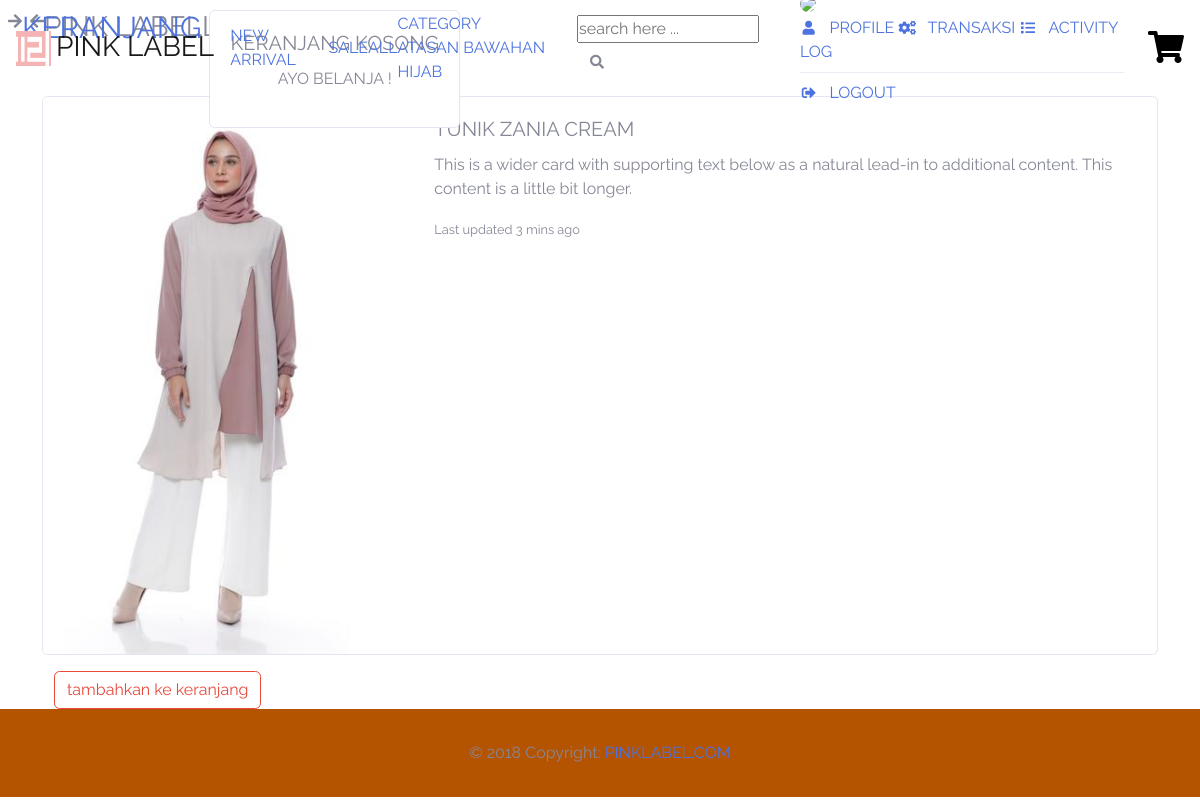
/produk/detail/1, run on the app's committed database.
### tables this page shows
CREATE TABLE `kategori_produk` (
  `id` int(11) NOT NULL,
  `kategori` varchar(128) NOT NULL
);

CREATE TABLE `produk` (
  `id` int(11) NOT NULL,
  `nama` varchar(128) NOT NULL,
  `id_sub_kategori` int(11) NOT NULL,
  `stok` int(11) NOT NULL,
  `harga` int(11) NOT NULL,
  `deskripsi` varchar(1000) NOT NULL,
  `gambar` varchar(128) NOT NULL,
  `sale` int(1) NOT NULL
);

### application/controllers/produk.php (called while the page is built, shortened)
<?php
class Produk extends CI_Controller {
	public function detail($id){
		$this->load->model('User_model','user');
		$data['produk'] = $this->db->get_where('produk', ['id' => $id])->row_array();
		$data['user'] = $this->user->getUser();
		$this->load->view('templates/header', $data);
		$this->load->view('produk/template_produk',$data);
		$this->load->view('templates/footer', $data);
	}
}

### index.php (called while the page is built, shortened)
<?php
require_once BASEPATH.'core/CodeIgniter.php';

### application/views/produk/template_produk.php (the view, shortened to what this page needs)
<section id="atasan" class="pt-5 mt-5 position-relative">
  <div class="container">
      <div class="row">
      <div class="card mb-3">
        <div class="row no-gutters">
          <div class="col-md-4">
            <img src="<?= base_url('assets/img/item/').$produk['gambar']; ?>" class="card-img" alt="...">
          </div>
          <div class="col-md-8">
            <div class="card-body">
              <h5 class="card-title"><?= $produk['nama']; ?></h5>
              <p class="card-text">This is a wider card with supporting text below as a natural lead-in to additional content. This content is a little bit longer.</p>
              <p class="card-text"><small class="text-muted">Last updated 3 mins ago</small></p>
            </div>
          </div>
        </div>
      </div>
      </div>
      <div class="row">
        <div class="col-md-4">
          <form action="<?= base_url('keranjang/tambah/').$produk['id']; ?>" method="post">
            <button type="submit" class="btn btn-outline-danger btn-ker" name="submit">tambahkan ke keranjang</button>
            </form>
        </div>
      </div>
  </div>
</section>

### application/views/templates/header.php (shortened to what this page needs)
<!DOCTYPE html>
<html lang="en">
<head>
  <link href="<?= base_url('assets/'); ?>css/bootstrap.min.css" rel="stylesheet" type="text/css">
  <link href="<?= base_url('assets/'); ?>css/sb-admin-2.min.css" rel="stylesheet" type="text/css">
  <link href="<?= base_url('assets/'); ?>vendor/fontawesome-free/css/all.min.css" rel="stylesheet" type="text/css">
  <link href="<?= base_url('assets/'); ?>css/pinklabel.css" rel="stylesheet" type="text/css">
</head>
<body>
  <nav id="sidebar">
    <div id="dismiss">
        <i class="fas fa-arrow-left"></i>
    </div>
    <div class="sidebar-header">
        <h3>Pink Labell</h3>
    </div>
    <ul class="list-unstyled components">
        <li>
            <a href="#">Beranda</a>
          </li>
        <li>
            <a href="#">Semua Produk</a>
        </li>
        <li>
            <a href="<?= base_url('sale'); ?>">Sale</a>
        </li>
        <li>
            <a href="#pageSubmenu" data-toggle="collapse" aria-expanded="false">Kategori</a>
        </li>
    </ul>
</nav>
<nav id="sidebar2" class="pr-3 pl-2">
    <div id="dismiss2">
        <i class="fas fa-arrow-right"></i>
    </div>
    <div class="sidebar-header">
        <a href="<?= base_url('keranjang'); ?>" class="h3 nav-link-pink" style="font-size: 30px;">KERANJANG</a>
    </div>
    <?php if($user['role_id'] == 3) :?>
    <div class="container mt-4">
      <div class="row justify-content-center">
        <div class="col text-center">
          <p style="color:black">anda belum login</p>
          <a class="nav-link-pink"href="<?php echo base_url('auth') ?>">LOGIN</a>
          <hr>
          <a class="nav-link-pink" href="<?=base_url('auth/register'); ?>">REGISTER</a>
        </div>
      </div>
    </div>
    <?php else: ?>
    <?php $keranjang= $this->db->get_where('keranjang',['id_user' => $user['id']])->result_array(); ?>
     <ul class="list-unstyled components bg-pink">
        <?php if($keranjang): ?>
          <?php
            $total = 0;
          foreach ($keranjang as $ker) {
            $total += $ker['total_harga'];
          }
          ?>
        <li class="ml-2 text-center">
          <div class="card border-checkout mb-3">
          <div class="card-body text-checkout">
            <h5 class="card-title">Total Harga</h5>
            <p class="card-text totalkeranjang">Rp. <?= $total; ?></p>
          </div>
          <div class="card-footer bg-transparent border-checkout"><a href="<?= base_url('checkout'); ?>" class="btn btn-outline-checkout" style="color: black;">checkout</a></div>
        </div>
        </li>
        <?php else: ?>
        <li class="ml-2 text-center">
          <div class="card border-checkout mb-3">
          <div class="card-body text-checkout">
            <h5 class="card-title">Keranjang KOSONG</h5>
            <p>AYO BELANJA !</p>
          </div>
        </div>
        </li>
        <?php endif; ?>
    </ul>
    <?php endif; ?>
</nav>
<div class="wrapper">
  <div id="content">
  <nav class="navbar navbar-expand navbar-light bg-pink mb-4 fixed-top">
    <a class="navbar-brand logo-label-pink mt-1 d-none d-sm-inline-block" href="<?= base_url(); ?>">
      <img class="mb-1 d-none d-md-inline" src="<?= base_url('assets/'); ?>img/bg/logo.png" width="35" height="35" alt="">
      <span class="h3">Pink Label</span>
    </a>
    <a class="nav-link-pink d-none d-xl-inline" href="">New Arrival</a>
    <a class="nav-link-pink d-none d-xl-inline" href="<?= base_url('sale'); ?>">Sale</a>
    <a class="nav-link-pink d-none d-xl-inline" href="<?= base_url('seluruh_koleksi'); ?>">All</a>
    <div class="dropdown-nav-pink d-none d-xl-inline-block position-relative">
      <a class="nav-link-pink" href="<?= base_url('seluruh_koleksi'); ?>">Category</a>
      <div class="dropdown-kategori-pink">
          <?php $kategori = $this->db->get('kategori_produk')->result_array(); ?>
          <?php foreach($kategori as $k): ?>
            <a class="dropdown-item-pink" href="<?= base_url('koleksi/').$k['kategori']; ?>"> <?= $k['kategori']; ?> </a>
          <?php endforeach; ?>
      </div>
    </div>
    <form class="d-inline-block" action="<?php echo base_url('search/all') ?>" method="get">
      <input type="text" name="keyword" class="input-search-pink" placeholder="search here ..." >
      <div class="d-inline-block">
        <button class="btn btn-pink-search" type="submit">
          <i class="fas fa-search fa-sm"></i>
        </button>
      </div>
    </form>
    <?php if($user['role_id'] == 3): ?>
      <a class="nav-link-pink d-none d-xl-inline" href="<?= base_url('auth'); ?>">Login</a>
      <div style="height: 20px;"class="pink-divider mx-0"></div>
      <a class="nav-link-pink d-none d-xl-inline" href="<?= base_url('auth/register'); ?>">Register</a>
    <?php else: ?>
    <div class="dropdown-nav-pink mx-2 d-inline-block position-relative">
      <a href="#" class="dropbtn-pink">
        <img class="img-profile-pink rounded-circle" src="<?= base_url('assets/img/profile/') . $user['gambar']; ?>">
      </a>
      <div class="dropdown-content-pink">
          <a class="dropdown-item-pink" href="#">
            <i class="fas fa-user fa-sm fa-fw mr-2 "></i>
            Profile
          </a>
          <a class="dropdown-item-pink" href="<?php echo base_url('transaksi') ?>">
            <i class="fas fa-cogs fa-sm fa-fw mr-2 "></i>
            transaksi
          </a>
          <a class="dropdown-item-pink" href="#">
            <i class="fas fa-list fa-sm fa-fw mr-2 "></i>
            Activity Log
          </a>
          <div class="dropdown-divider"></div>
          <a class="dropdown-item-pink" href="#" data-toggle="modal" data-target="#logoutModal">
            <i class="fas fa-sign-out-alt fa-sm fa-fw mr-2 "></i>
            Logout
          </a>
      </div>
    </div>
    <?php endif; ?>
    <button id="sidebarCollapse2" class="ml-0 d-inline" style="border:none; background: none;">
      <i style="color:black;" class="fas fa-2x fa-shopping-cart"></i>
    </button>
  </nav>

### assets/css/pinklabel.css (style rules this page uses)
* { margin: 0; padding: 0; box-sizing: border-box; font-family: 'Raleway', sans-serif ; }
nav { display: flex; position: fixed; z-index: 5; top: 0; left: 0; width: 100%; height: 12vh; background: none; padding: 10px 30px 10px; transition: all .3s ease-out; text-transform: uppercase; }
.card img { display: block; max-width: 100%; height: auto; }

### data on the page
kategori_produk: kategori "ATASAN"
kategori_produk: kategori "BAWAHAN"
kategori_produk: kategori "HIJAB"
produk: gambar (picture), nama "TUNIK ZANIA CREAM"
